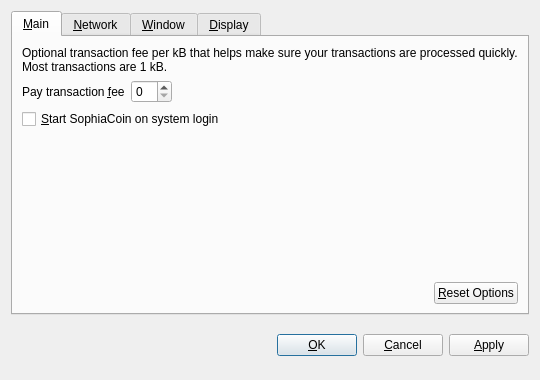
<?xml version="1.0" encoding="UTF-8"?>
<ui version="4.0">
 <class>OptionsDialog</class>
 <widget class="QDialog" name="OptionsDialog">
  <property name="geometry">
   <rect>
    <x>0</x>
    <y>0</y>
    <width>540</width>
    <height>380</height>
   </rect>
  </property>
  <property name="windowTitle">
   <string>Options</string>
  </property>
  <property name="modal">
   <bool>true</bool>
  </property>
  <layout class="QVBoxLayout" name="verticalLayout">
   <item>
    <widget class="QTabWidget" name="tabWidget">
     <property name="tabPosition">
      <enum>QTabWidget::North</enum>
     </property>
     <property name="currentIndex">
      <number>0</number>
     </property>
     <widget class="QWidget" name="tabMain">
      <attribute name="title">
       <string>&amp;Main</string>
      </attribute>
      <layout class="QVBoxLayout" name="verticalLayout_Main">
       <item>
        <widget class="QLabel" name="transactionFeeInfoLabel">
         <property name="text">
          <string>Optional transaction fee per kB that helps make sure your transactions are processed quickly. Most transactions are 1 kB.</string>
         </property>
         <property name="textFormat">
          <enum>Qt::PlainText</enum>
         </property>
         <property name="wordWrap">
          <bool>true</bool>
         </property>
        </widget>
       </item>
       <item>
        <layout class="QHBoxLayout" name="horizontalLayout_1_Main">
         <item>
          <widget class="QLabel" name="transactionFeeLabel">
           <property name="text">
            <string>Pay transaction &amp;fee</string>
           </property>
           <property name="textFormat">
            <enum>Qt::PlainText</enum>
           </property>
           <property name="buddy">
            <cstring>transactionFee</cstring>
           </property>
          </widget>
         </item>
         <item>
          <widget class="BitcoinAmountField" name="transactionFee"/>
         </item>
         <item>
          <spacer name="horizontalSpacer_1_Main">
           <property name="orientation">
            <enum>Qt::Horizontal</enum>
           </property>
           <property name="sizeHint" stdset="0">
            <size>
             <width>40</width>
             <height>20</height>
            </size>
           </property>
          </spacer>
         </item>
        </layout>
       </item>
       <item>
        <widget class="QCheckBox" name="bitcoinAtStartup">
         <property name="toolTip">
          <string>Automatically start SophiaCoin after logging in to the system.</string>
         </property>
         <property name="text">
          <string>&amp;Start SophiaCoin on system login</string>
         </property>
        </widget>
       </item>
       <item>
        <spacer name="verticalSpacer_Main">
         <property name="orientation">
          <enum>Qt::Vertical</enum>
         </property>
         <property name="sizeHint" stdset="0">
          <size>
           <width>20</width>
           <height>40</height>
          </size>
         </property>
        </spacer>
       </item>
       <item>
        <layout class="QHBoxLayout" name="horizontalLayout_2_Main">
         <item>
          <spacer name="horizontalSpacer_2_Main">
           <property name="orientation">
            <enum>Qt::Horizontal</enum>
           </property>
           <property name="sizeHint" stdset="0">
            <size>
             <width>40</width>
             <height>20</height>
            </size>
           </property>
          </spacer>
         </item>
         <item>
          <widget class="QPushButton" name="resetButton">
           <property name="toolTip">
            <string>Reset all client options to default.</string>
           </property>
           <property name="text">
            <string>&amp;Reset Options</string>
           </property>
           <property name="autoDefault">
            <bool>false</bool>
           </property>
          </widget>
         </item>
        </layout>
       </item>
      </layout>
     </widget>
     <widget class="QWidget" name="tabNetwork">
      <attribute name="title">
       <string>&amp;Network</string>
      </attribute>
      <layout class="QVBoxLayout" name="verticalLayout_Network">
       <item>
        <widget class="QCheckBox" name="mapPortUpnp">
         <property name="toolTip">
          <string>Automatically open the SophiaCoin client port on the router. This only works when your router supports UPnP and it is enabled.</string>
         </property>
         <property name="text">
          <string>Map port using &amp;UPnP</string>
         </property>
        </widget>
       </item>
       <item>
        <widget class="QCheckBox" name="connectSocks">
         <property name="toolTip">
          <string>Connect to the SophiaCoin network through a SOCKS proxy (e.g. when connecting through Tor).</string>
         </property>
         <property name="text">
          <string>&amp;Connect through SOCKS proxy:</string>
         </property>
        </widget>
       </item>
       <item>
        <layout class="QHBoxLayout" name="horizontalLayout_Network">
         <item>
          <widget class="QLabel" name="proxyIpLabel">
           <property name="text">
            <string>Proxy &amp;IP:</string>
           </property>
           <property name="textFormat">
            <enum>Qt::PlainText</enum>
           </property>
           <property name="buddy">
            <cstring>proxyIp</cstring>
           </property>
          </widget>
         </item>
         <item>
          <widget class="QValidatedLineEdit" name="proxyIp">
           <property name="maximumSize">
            <size>
             <width>140</width>
             <height>16777215</height>
            </size>
           </property>
           <property name="toolTip">
            <string>IP address of the proxy (e.g. 127.0.0.1)</string>
           </property>
          </widget>
         </item>
         <item>
          <widget class="QLabel" name="proxyPortLabel">
           <property name="text">
            <string>&amp;Port:</string>
           </property>
           <property name="textFormat">
            <enum>Qt::PlainText</enum>
           </property>
           <property name="buddy">
            <cstring>proxyPort</cstring>
           </property>
          </widget>
         </item>
         <item>
          <widget class="QLineEdit" name="proxyPort">
           <property name="maximumSize">
            <size>
             <width>55</width>
             <height>16777215</height>
            </size>
           </property>
           <property name="toolTip">
            <string>Port of the proxy (e.g. 9050)</string>
           </property>
          </widget>
         </item>
         <item>
          <widget class="QLabel" name="socksVersionLabel">
           <property name="text">
            <string>SOCKS &amp;Version:</string>
           </property>
           <property name="textFormat">
            <enum>Qt::PlainText</enum>
           </property>
           <property name="buddy">
            <cstring>socksVersion</cstring>
           </property>
          </widget>
         </item>
         <item>
          <widget class="QValueComboBox" name="socksVersion">
           <property name="toolTip">
            <string>SOCKS version of the proxy (e.g. 5)</string>
           </property>
          </widget>
         </item>
         <item>
          <spacer name="horizontalSpacer_Network">
           <property name="orientation">
            <enum>Qt::Horizontal</enum>
           </property>
           <property name="sizeHint" stdset="0">
            <size>
             <width>40</width>
             <height>20</height>
            </size>
           </property>
          </spacer>
         </item>
        </layout>
       </item>
       <item>
        <spacer name="verticalSpacer_Network">
         <property name="orientation">
          <enum>Qt::Vertical</enum>
         </property>
         <property name="sizeHint" stdset="0">
          <size>
           <width>20</width>
           <height>40</height>
          </size>
         </property>
        </spacer>
       </item>
      </layout>
     </widget>
     <widget class="QWidget" name="tabWindow">
      <attribute name="title">
       <string>&amp;Window</string>
      </attribute>
      <layout class="QVBoxLayout" name="verticalLayout_Window">
       <item>
        <widget class="QCheckBox" name="minimizeToTray">
         <property name="toolTip">
          <string>Show only a tray icon after minimizing the window.</string>
         </property>
         <property name="text">
          <string>&amp;Minimize to the tray instead of the taskbar</string>
         </property>
        </widget>
       </item>
       <item>
        <widget class="QCheckBox" name="minimizeOnClose">
         <property name="toolTip">
          <string>Minimize instead of exit the application when the window is closed. When this option is enabled, the application will be closed only after selecting Quit in the menu.</string>
         </property>
         <property name="text">
          <string>M&amp;inimize on close</string>
         </property>
        </widget>
       </item>
       <item>
        <spacer name="verticalSpacer_Window">
         <property name="orientation">
          <enum>Qt::Vertical</enum>
         </property>
         <property name="sizeHint" stdset="0">
          <size>
           <width>20</width>
           <height>40</height>
          </size>
         </property>
        </spacer>
       </item>
      </layout>
     </widget>
     <widget class="QWidget" name="tabDisplay">
      <attribute name="title">
       <string>&amp;Display</string>
      </attribute>
      <layout class="QVBoxLayout" name="verticalLayout_Display">
       <item>
        <layout class="QHBoxLayout" name="horizontalLayout_1_Display">
         <item>
          <widget class="QLabel" name="langLabel">
           <property name="text">
            <string>User Interface &amp;language:</string>
           </property>
           <property name="textFormat">
            <enum>Qt::PlainText</enum>
           </property>
           <property name="buddy">
            <cstring>lang</cstring>
           </property>
          </widget>
         </item>
         <item>
          <widget class="QValueComboBox" name="lang">
           <property name="toolTip">
            <string>The user interface language can be set here. This setting will take effect after restarting SophiaCoin.</string>
           </property>
          </widget>
         </item>
        </layout>
       </item>
       <item>
        <layout class="QHBoxLayout" name="horizontalLayout_2_Display">
         <item>
          <widget class="QLabel" name="unitLabel">
           <property name="text">
            <string>&amp;Unit to show amounts in:</string>
           </property>
           <property name="textFormat">
            <enum>Qt::PlainText</enum>
           </property>
           <property name="buddy">
            <cstring>unit</cstring>
           </property>
          </widget>
         </item>
         <item>
          <widget class="QValueComboBox" name="unit">
           <property name="toolTip">
            <string>Choose the default subdivision unit to show in the interface and when sending coins.</string>
           </property>
          </widget>
         </item>
        </layout>
       </item>
       <item>
        <widget class="QCheckBox" name="displayAddresses">
         <property name="toolTip">
          <string>Whether to show SophiaCoin addresses in the transaction list or not.</string>
         </property>
         <property name="text">
          <string>&amp;Display addresses in transaction list</string>
         </property>
        </widget>
       </item>
       <item>
        <spacer name="verticalSpacer_Display">
         <property name="orientation">
          <enum>Qt::Vertical</enum>
         </property>
         <property name="sizeHint" stdset="0">
          <size>
           <width>20</width>
           <height>40</height>
          </size>
         </property>
        </spacer>
       </item>
      </layout>
     </widget>
    </widget>
   </item>
   <item>
    <layout class="QHBoxLayout" name="horizontalLayout_Buttons">
     <item>
      <spacer name="horizontalSpacer_1">
       <property name="orientation">
        <enum>Qt::Horizontal</enum>
       </property>
       <property name="sizeHint" stdset="0">
        <size>
         <width>40</width>
         <height>48</height>
        </size>
       </property>
      </spacer>
     </item>
     <item>
      <widget class="QLabel" name="statusLabel">
       <property name="font">
        <font>
         <weight>75</weight>
         <bold>true</bold>
        </font>
       </property>
       <property name="text">
        <string/>
       </property>
       <property name="textFormat">
        <enum>Qt::PlainText</enum>
       </property>
       <property name="wordWrap">
        <bool>true</bool>
       </property>
      </widget>
     </item>
     <item>
      <spacer name="horizontalSpacer_2">
       <property name="orientation">
        <enum>Qt::Horizontal</enum>
       </property>
       <property name="sizeHint" stdset="0">
        <size>
         <width>40</width>
         <height>48</height>
        </size>
       </property>
      </spacer>
     </item>
     <item>
      <widget class="QPushButton" name="okButton">
       <property name="text">
        <string>&amp;OK</string>
       </property>
      </widget>
     </item>
     <item>
      <widget class="QPushButton" name="cancelButton">
       <property name="text">
        <string>&amp;Cancel</string>
       </property>
       <property name="autoDefault">
        <bool>false</bool>
       </property>
      </widget>
     </item>
     <item>
      <widget class="QPushButton" name="applyButton">
       <property name="text">
        <string>&amp;Apply</string>
       </property>
       <property name="autoDefault">
        <bool>false</bool>
       </property>
      </widget>
     </item>
    </layout>
   </item>
  </layout>
 </widget>
 <customwidgets>
  <customwidget>
   <class>BitcoinAmountField</class>
   <extends>QSpinBox</extends>
   <header>bitcoinamountfield.h</header>
  </customwidget>
  <customwidget>
   <class>QValueComboBox</class>
   <extends>QComboBox</extends>
   <header>qvaluecombobox.h</header>
  </customwidget>
  <customwidget>
   <class>QValidatedLineEdit</class>
   <extends>QLineEdit</extends>
   <header>qvalidatedlineedit.h</header>
  </customwidget>
 </customwidgets>
 <resources/>
 <connections/>
</ui>
